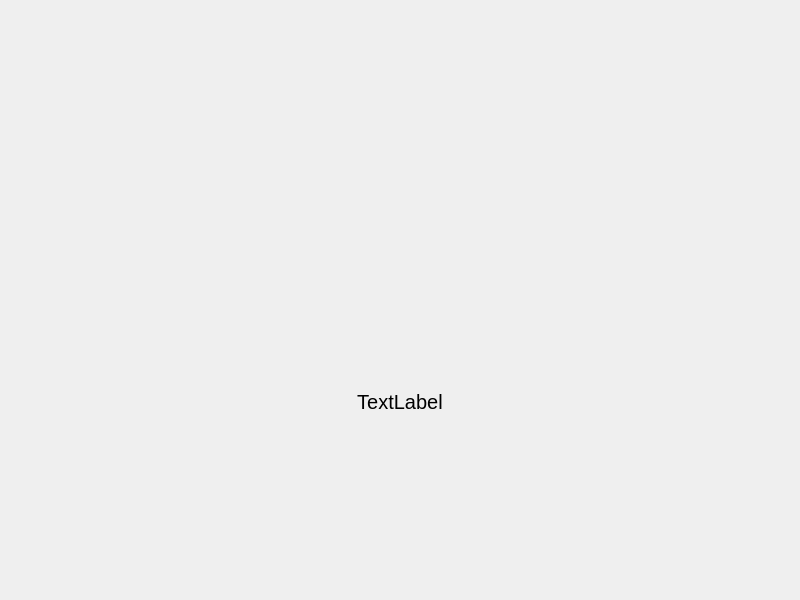
<?xml version="1.0" encoding="UTF-8"?>
<ui version="4.0">
 <class>MainWindow</class>
 <widget class="QMainWindow" name="MainWindow">
  <property name="geometry">
   <rect>
    <x>0</x>
    <y>0</y>
    <width>800</width>
    <height>600</height>
   </rect>
  </property>
  <property name="windowTitle">
   <string>MainWindow</string>
  </property>
  <widget class="QWidget" name="centralwidget">
   <layout class="QGridLayout" name="gridLayout">
    <item row="1" column="2">
     <spacer name="horizontalSpacer_2">
      <property name="orientation">
       <enum>Qt::Horizontal</enum>
      </property>
      <property name="sizeHint" stdset="0">
       <size>
        <width>40</width>
        <height>20</height>
       </size>
      </property>
     </spacer>
    </item>
    <item row="1" column="1">
     <widget class="QLabel" name="picture_label">
      <property name="text">
       <string/>
      </property>
      <property name="pixmap">
       <pixmap>../images/Logo.jpg</pixmap>
      </property>
      <property name="scaledContents">
       <bool>true</bool>
      </property>
      <property name="alignment">
       <set>Qt::AlignCenter</set>
      </property>
      <property name="wordWrap">
       <bool>true</bool>
      </property>
     </widget>
    </item>
    <item row="1" column="0">
     <spacer name="horizontalSpacer">
      <property name="orientation">
       <enum>Qt::Horizontal</enum>
      </property>
      <property name="sizeHint" stdset="0">
       <size>
        <width>139</width>
        <height>20</height>
       </size>
      </property>
     </spacer>
    </item>
    <item row="3" column="1">
     <widget class="QLabel" name="label">
      <property name="font">
       <font>
        <pointsize>15</pointsize>
       </font>
      </property>
      <property name="text">
       <string>TextLabel</string>
      </property>
      <property name="alignment">
       <set>Qt::AlignCenter</set>
      </property>
     </widget>
    </item>
    <item row="4" column="1">
     <spacer name="verticalSpacer_2">
      <property name="orientation">
       <enum>Qt::Vertical</enum>
      </property>
      <property name="sizeHint" stdset="0">
       <size>
        <width>20</width>
        <height>40</height>
       </size>
      </property>
     </spacer>
    </item>
    <item row="0" column="1">
     <spacer name="verticalSpacer">
      <property name="orientation">
       <enum>Qt::Vertical</enum>
      </property>
      <property name="sizeHint" stdset="0">
       <size>
        <width>20</width>
        <height>40</height>
       </size>
      </property>
     </spacer>
    </item>
    <item row="2" column="1">
     <spacer name="verticalSpacer_3">
      <property name="orientation">
       <enum>Qt::Vertical</enum>
      </property>
      <property name="sizeHint" stdset="0">
       <size>
        <width>20</width>
        <height>40</height>
       </size>
      </property>
     </spacer>
    </item>
   </layout>
  </widget>
 </widget>
 <resources/>
 <connections/>
</ui>
